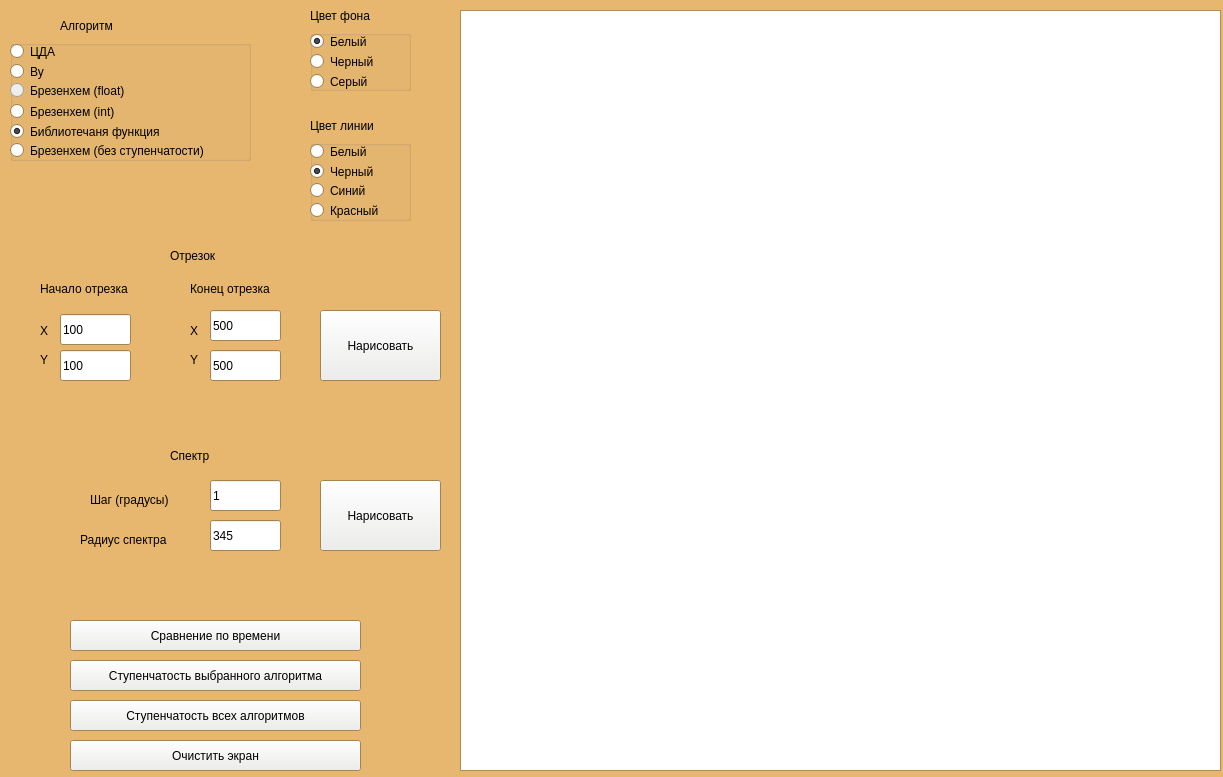
<?xml version="1.0" encoding="UTF-8"?>
<ui version="4.0">
 <class>GUI</class>
 <widget class="QWidget" name="GUI">
  <property name="geometry">
   <rect>
    <x>0</x>
    <y>0</y>
    <width>1223</width>
    <height>777</height>
   </rect>
  </property>
  <property name="palette">
   <palette>
    <active>
     <colorrole role="Button">
      <brush brushstyle="SolidPattern">
       <color alpha="255">
        <red>238</red>
        <green>238</green>
        <blue>236</blue>
       </color>
      </brush>
     </colorrole>
     <colorrole role="Base">
      <brush brushstyle="SolidPattern">
       <color alpha="255">
        <red>255</red>
        <green>255</green>
        <blue>255</blue>
       </color>
      </brush>
     </colorrole>
     <colorrole role="Window">
      <brush brushstyle="SolidPattern">
       <color alpha="255">
        <red>231</red>
        <green>183</green>
        <blue>112</blue>
       </color>
      </brush>
     </colorrole>
    </active>
    <inactive>
     <colorrole role="Button">
      <brush brushstyle="SolidPattern">
       <color alpha="255">
        <red>238</red>
        <green>238</green>
        <blue>236</blue>
       </color>
      </brush>
     </colorrole>
     <colorrole role="Base">
      <brush brushstyle="SolidPattern">
       <color alpha="255">
        <red>255</red>
        <green>255</green>
        <blue>255</blue>
       </color>
      </brush>
     </colorrole>
     <colorrole role="Window">
      <brush brushstyle="SolidPattern">
       <color alpha="255">
        <red>231</red>
        <green>183</green>
        <blue>112</blue>
       </color>
      </brush>
     </colorrole>
    </inactive>
    <disabled>
     <colorrole role="Button">
      <brush brushstyle="SolidPattern">
       <color alpha="255">
        <red>238</red>
        <green>238</green>
        <blue>236</blue>
       </color>
      </brush>
     </colorrole>
     <colorrole role="Base">
      <brush brushstyle="SolidPattern">
       <color alpha="255">
        <red>231</red>
        <green>183</green>
        <blue>112</blue>
       </color>
      </brush>
     </colorrole>
     <colorrole role="Window">
      <brush brushstyle="SolidPattern">
       <color alpha="255">
        <red>231</red>
        <green>183</green>
        <blue>112</blue>
       </color>
      </brush>
     </colorrole>
    </disabled>
   </palette>
  </property>
  <property name="windowTitle">
   <string>GUI</string>
  </property>
  <property name="autoFillBackground">
   <bool>false</bool>
  </property>
  <widget class="QGraphicsView" name="graphicsView">
   <property name="geometry">
    <rect>
     <x>460</x>
     <y>10</y>
     <width>761</width>
     <height>761</height>
    </rect>
   </property>
  </widget>
  <widget class="QLabel" name="label">
   <property name="geometry">
    <rect>
     <x>310</x>
     <y>110</y>
     <width>121</width>
     <height>31</height>
    </rect>
   </property>
   <property name="styleSheet">
    <string notr="true">font: 16pt &quot;Ubuntu&quot;;</string>
   </property>
   <property name="text">
    <string>Цвет линии</string>
   </property>
  </widget>
  <widget class="QLabel" name="label_2">
   <property name="geometry">
    <rect>
     <x>310</x>
     <y>0</y>
     <width>121</width>
     <height>31</height>
    </rect>
   </property>
   <property name="styleSheet">
    <string notr="true">font: 16pt &quot;Ubuntu&quot;;</string>
   </property>
   <property name="text">
    <string>Цвет фона</string>
   </property>
  </widget>
  <widget class="QLabel" name="label_3">
   <property name="geometry">
    <rect>
     <x>60</x>
     <y>10</y>
     <width>161</width>
     <height>31</height>
    </rect>
   </property>
   <property name="styleSheet">
    <string notr="true">font: 16pt &quot;Ubuntu&quot;;</string>
   </property>
   <property name="lineWidth">
    <number>1</number>
   </property>
   <property name="text">
    <string>Алгоритм</string>
   </property>
   <property name="buddy">
    <cstring></cstring>
   </property>
  </widget>
  <widget class="QLabel" name="label_4">
   <property name="geometry">
    <rect>
     <x>40</x>
     <y>280</y>
     <width>131</width>
     <height>17</height>
    </rect>
   </property>
   <property name="text">
    <string>Начало отрезка</string>
   </property>
  </widget>
  <widget class="QLabel" name="label_9">
   <property name="geometry">
    <rect>
     <x>190</x>
     <y>280</y>
     <width>111</width>
     <height>17</height>
    </rect>
   </property>
   <property name="text">
    <string>Конец отрезка</string>
   </property>
  </widget>
  <widget class="QPushButton" name="drawLineButton">
   <property name="geometry">
    <rect>
     <x>320</x>
     <y>310</y>
     <width>121</width>
     <height>71</height>
    </rect>
   </property>
   <property name="text">
    <string>Нарисовать</string>
   </property>
  </widget>
  <widget class="QLabel" name="label_12">
   <property name="geometry">
    <rect>
     <x>90</x>
     <y>490</y>
     <width>101</width>
     <height>20</height>
    </rect>
   </property>
   <property name="text">
    <string>Шаг (градусы)</string>
   </property>
  </widget>
  <widget class="QLabel" name="label_13">
   <property name="geometry">
    <rect>
     <x>80</x>
     <y>530</y>
     <width>111</width>
     <height>20</height>
    </rect>
   </property>
   <property name="text">
    <string>Радиус спектра</string>
   </property>
  </widget>
  <widget class="QLabel" name="label_14">
   <property name="geometry">
    <rect>
     <x>170</x>
     <y>240</y>
     <width>91</width>
     <height>31</height>
    </rect>
   </property>
   <property name="styleSheet">
    <string notr="true">font: 16pt &quot;Ubuntu&quot;;</string>
   </property>
   <property name="text">
    <string>Отрезок</string>
   </property>
   <property name="indent">
    <number>-3</number>
   </property>
  </widget>
  <widget class="QPushButton" name="compareTimeButton">
   <property name="geometry">
    <rect>
     <x>70</x>
     <y>620</y>
     <width>291</width>
     <height>31</height>
    </rect>
   </property>
   <property name="text">
    <string>Сравнение по времени</string>
   </property>
  </widget>
  <widget class="QPushButton" name="stepOneButton">
   <property name="geometry">
    <rect>
     <x>70</x>
     <y>660</y>
     <width>291</width>
     <height>31</height>
    </rect>
   </property>
   <property name="text">
    <string>Ступенчатость выбранного алгоритма</string>
   </property>
  </widget>
  <widget class="QPushButton" name="stepAllButton">
   <property name="geometry">
    <rect>
     <x>70</x>
     <y>700</y>
     <width>291</width>
     <height>31</height>
    </rect>
   </property>
   <property name="text">
    <string>Ступенчатость всех алгоритмов</string>
   </property>
  </widget>
  <widget class="QPushButton" name="clearScreenButton">
   <property name="geometry">
    <rect>
     <x>70</x>
     <y>740</y>
     <width>291</width>
     <height>31</height>
    </rect>
   </property>
   <property name="text">
    <string>Очистить экран</string>
   </property>
  </widget>
  <widget class="QLabel" name="label_10">
   <property name="geometry">
    <rect>
     <x>40</x>
     <y>320</y>
     <width>20</width>
     <height>21</height>
    </rect>
   </property>
   <property name="text">
    <string>X</string>
   </property>
  </widget>
  <widget class="QLabel" name="label_11">
   <property name="geometry">
    <rect>
     <x>40</x>
     <y>349</y>
     <width>20</width>
     <height>21</height>
    </rect>
   </property>
   <property name="text">
    <string>Y</string>
   </property>
  </widget>
  <widget class="QLabel" name="label_15">
   <property name="geometry">
    <rect>
     <x>170</x>
     <y>440</y>
     <width>91</width>
     <height>31</height>
    </rect>
   </property>
   <property name="styleSheet">
    <string notr="true">font: 16pt &quot;Ubuntu&quot;;</string>
   </property>
   <property name="text">
    <string>Спектр</string>
   </property>
   <property name="indent">
    <number>-3</number>
   </property>
  </widget>
  <widget class="QPushButton" name="drawSpectrumButton">
   <property name="geometry">
    <rect>
     <x>320</x>
     <y>480</y>
     <width>121</width>
     <height>71</height>
    </rect>
   </property>
   <property name="text">
    <string>Нарисовать</string>
   </property>
  </widget>
  <widget class="QLabel" name="label_16">
   <property name="geometry">
    <rect>
     <x>190</x>
     <y>350</y>
     <width>20</width>
     <height>20</height>
    </rect>
   </property>
   <property name="text">
    <string>Y</string>
   </property>
  </widget>
  <widget class="QLabel" name="label_17">
   <property name="geometry">
    <rect>
     <x>190</x>
     <y>320</y>
     <width>20</width>
     <height>21</height>
    </rect>
   </property>
   <property name="text">
    <string>X</string>
   </property>
  </widget>
  <widget class="QGroupBox" name="groupBox">
   <property name="geometry">
    <rect>
     <x>10</x>
     <y>40</y>
     <width>241</width>
     <height>121</height>
    </rect>
   </property>
   <property name="title">
    <string/>
   </property>
   <widget class="QRadioButton" name="cda">
    <property name="geometry">
     <rect>
      <x>0</x>
      <y>0</y>
      <width>112</width>
      <height>23</height>
     </rect>
    </property>
    <property name="text">
     <string>ЦДА</string>
    </property>
   </widget>
   <widget class="QRadioButton" name="wu">
    <property name="geometry">
     <rect>
      <x>0</x>
      <y>20</y>
      <width>112</width>
      <height>23</height>
     </rect>
    </property>
    <property name="text">
     <string>Ву</string>
    </property>
   </widget>
   <widget class="QRadioButton" name="bres_float">
    <property name="geometry">
     <rect>
      <x>0</x>
      <y>40</y>
      <width>151</width>
      <height>21</height>
     </rect>
    </property>
    <property name="palette">
     <palette>
      <active>
       <colorrole role="Base">
        <brush brushstyle="SolidPattern">
         <color alpha="255">
          <red>238</red>
          <green>238</green>
          <blue>236</blue>
         </color>
        </brush>
       </colorrole>
       <colorrole role="Window">
        <brush brushstyle="SolidPattern">
         <color alpha="255">
          <red>238</red>
          <green>238</green>
          <blue>236</blue>
         </color>
        </brush>
       </colorrole>
      </active>
      <inactive>
       <colorrole role="Base">
        <brush brushstyle="SolidPattern">
         <color alpha="255">
          <red>238</red>
          <green>238</green>
          <blue>236</blue>
         </color>
        </brush>
       </colorrole>
       <colorrole role="Window">
        <brush brushstyle="SolidPattern">
         <color alpha="255">
          <red>238</red>
          <green>238</green>
          <blue>236</blue>
         </color>
        </brush>
       </colorrole>
      </inactive>
      <disabled>
       <colorrole role="Base">
        <brush brushstyle="SolidPattern">
         <color alpha="255">
          <red>238</red>
          <green>238</green>
          <blue>236</blue>
         </color>
        </brush>
       </colorrole>
       <colorrole role="Window">
        <brush brushstyle="SolidPattern">
         <color alpha="255">
          <red>238</red>
          <green>238</green>
          <blue>236</blue>
         </color>
        </brush>
       </colorrole>
      </disabled>
     </palette>
    </property>
    <property name="text">
     <string>Брезенхем (float)</string>
    </property>
   </widget>
   <widget class="QRadioButton" name="bres_int">
    <property name="geometry">
     <rect>
      <x>0</x>
      <y>60</y>
      <width>131</width>
      <height>23</height>
     </rect>
    </property>
    <property name="text">
     <string>Брезенхем (int)</string>
    </property>
   </widget>
   <widget class="QRadioButton" name="library">
    <property name="geometry">
     <rect>
      <x>0</x>
      <y>80</y>
      <width>191</width>
      <height>23</height>
     </rect>
    </property>
    <property name="text">
     <string>Библиотечаня функция</string>
    </property>
    <property name="checked">
     <bool>true</bool>
    </property>
   </widget>
   <widget class="QRadioButton" name="bres_step">
    <property name="geometry">
     <rect>
      <x>0</x>
      <y>100</y>
      <width>251</width>
      <height>21</height>
     </rect>
    </property>
    <property name="text">
     <string>Брезенхем (без ступенчатости)</string>
    </property>
   </widget>
  </widget>
  <widget class="QGroupBox" name="groupBox_2">
   <property name="geometry">
    <rect>
     <x>310</x>
     <y>30</y>
     <width>101</width>
     <height>61</height>
    </rect>
   </property>
   <property name="title">
    <string/>
   </property>
   <widget class="QRadioButton" name="white_back">
    <property name="geometry">
     <rect>
      <x>0</x>
      <y>0</y>
      <width>112</width>
      <height>23</height>
     </rect>
    </property>
    <property name="contextMenuPolicy">
     <enum>Qt::ActionsContextMenu</enum>
    </property>
    <property name="text">
     <string>Белый</string>
    </property>
    <property name="checked">
     <bool>true</bool>
    </property>
   </widget>
   <widget class="QRadioButton" name="black_back">
    <property name="geometry">
     <rect>
      <x>0</x>
      <y>20</y>
      <width>112</width>
      <height>23</height>
     </rect>
    </property>
    <property name="text">
     <string>Черный</string>
    </property>
   </widget>
   <widget class="QRadioButton" name="yellow_back">
    <property name="geometry">
     <rect>
      <x>0</x>
      <y>40</y>
      <width>112</width>
      <height>23</height>
     </rect>
    </property>
    <property name="text">
     <string>Серый</string>
    </property>
   </widget>
  </widget>
  <widget class="QGroupBox" name="groupBox_3">
   <property name="geometry">
    <rect>
     <x>310</x>
     <y>140</y>
     <width>101</width>
     <height>81</height>
    </rect>
   </property>
   <property name="title">
    <string/>
   </property>
   <widget class="QRadioButton" name="white_fg">
    <property name="geometry">
     <rect>
      <x>0</x>
      <y>0</y>
      <width>112</width>
      <height>23</height>
     </rect>
    </property>
    <property name="text">
     <string>Белый</string>
    </property>
   </widget>
   <widget class="QRadioButton" name="black_fg">
    <property name="geometry">
     <rect>
      <x>0</x>
      <y>20</y>
      <width>112</width>
      <height>23</height>
     </rect>
    </property>
    <property name="text">
     <string>Черный</string>
    </property>
    <property name="checked">
     <bool>true</bool>
    </property>
   </widget>
   <widget class="QRadioButton" name="blue_fg">
    <property name="geometry">
     <rect>
      <x>0</x>
      <y>40</y>
      <width>112</width>
      <height>21</height>
     </rect>
    </property>
    <property name="text">
     <string>Синий</string>
    </property>
   </widget>
   <widget class="QRadioButton" name="blue_fg_2">
    <property name="geometry">
     <rect>
      <x>0</x>
      <y>60</y>
      <width>112</width>
      <height>21</height>
     </rect>
    </property>
    <property name="text">
     <string>Красный</string>
    </property>
   </widget>
  </widget>
  <widget class="QLineEdit" name="x_beg">
   <property name="geometry">
    <rect>
     <x>60</x>
     <y>314</y>
     <width>71</width>
     <height>31</height>
    </rect>
   </property>
   <property name="text">
    <string>100</string>
   </property>
  </widget>
  <widget class="QLineEdit" name="y_beg">
   <property name="geometry">
    <rect>
     <x>60</x>
     <y>350</y>
     <width>71</width>
     <height>31</height>
    </rect>
   </property>
   <property name="text">
    <string>100</string>
   </property>
  </widget>
  <widget class="QLineEdit" name="x_end">
   <property name="geometry">
    <rect>
     <x>210</x>
     <y>310</y>
     <width>71</width>
     <height>31</height>
    </rect>
   </property>
   <property name="text">
    <string>500</string>
   </property>
  </widget>
  <widget class="QLineEdit" name="y_end">
   <property name="geometry">
    <rect>
     <x>210</x>
     <y>350</y>
     <width>71</width>
     <height>31</height>
    </rect>
   </property>
   <property name="text">
    <string>500</string>
   </property>
  </widget>
  <widget class="QLineEdit" name="step">
   <property name="geometry">
    <rect>
     <x>210</x>
     <y>480</y>
     <width>71</width>
     <height>31</height>
    </rect>
   </property>
   <property name="text">
    <string>1</string>
   </property>
  </widget>
  <widget class="QLineEdit" name="radius">
   <property name="geometry">
    <rect>
     <x>210</x>
     <y>520</y>
     <width>71</width>
     <height>31</height>
    </rect>
   </property>
   <property name="text">
    <string>345</string>
   </property>
  </widget>
 </widget>
 <resources/>
 <connections/>
</ui>
